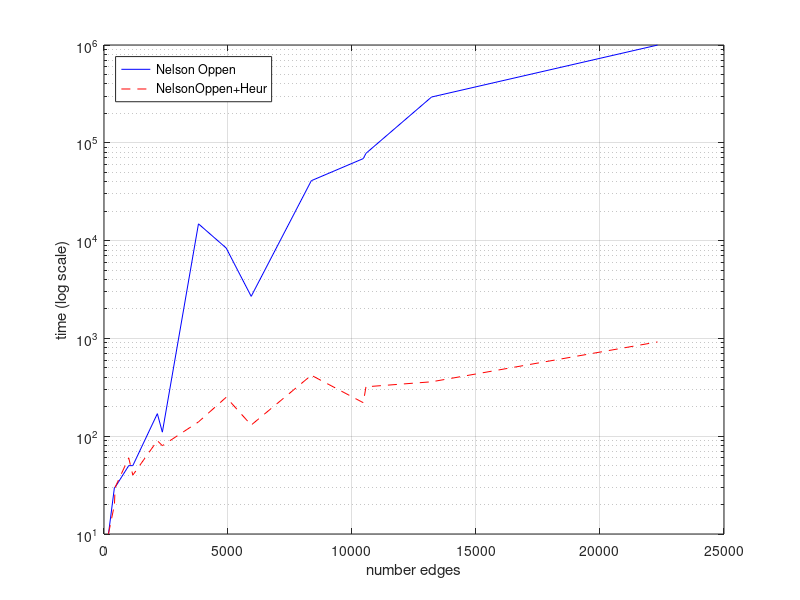
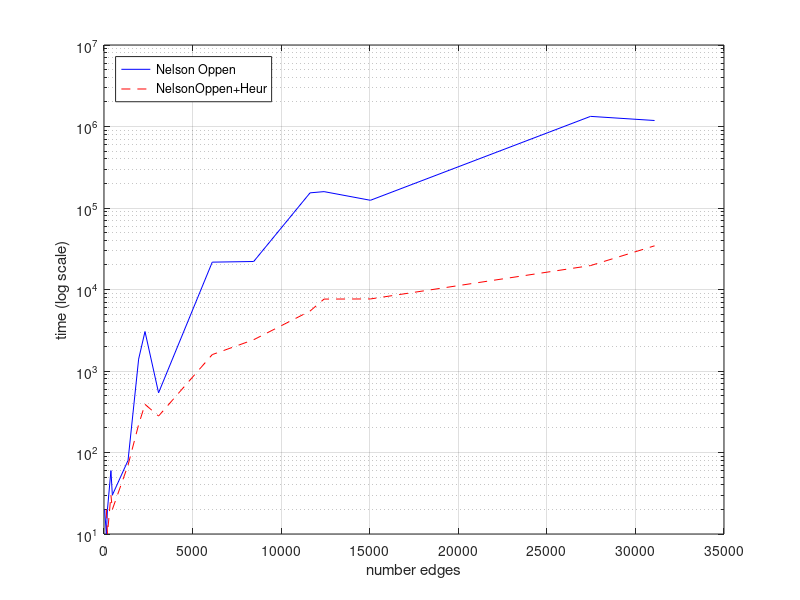

The MATLAB source for these figures, in order:
close all
clear all
clc
edgeRand=[50 180 421 448 997 1162 2151 2353 3809 4926 5935 8359 10455 10563 13207 22319];
timeRand_H=[0 10 20 30 60 40 90 80 140 250 130 420 220 320 360 920];
timeRand=[0 10 30 30 50 50 170 110 14840 8400 2690 40980 68960 78020 293820 997940];
figure
semilogy(edgeRand, timeRand, '-b', edgeRand, timeRand_H, '--r');
grid on
xlabel('number edges');
ylabel('time (log scale)');
hleg=legend('Nelson Oppen','NelsonOppen+Heur');
set(hleg,'Location','NorthWest');


edgeSodd=[36 131 195 391 471 1357 1955 2314 3080 6111 8450 11633 12422 15041 27466 31080];
timeSodd_H=[0 20 10 30 20 70 220 390 280 1590 2420 5440 7630 7660 19660 34350];
timeSodd=[20 10 20 60 30 80 1400 3050 540 21660 22060 153470 158840 124380 1331420 1184730];
figure
semilogy(edgeSodd, timeSodd, '-b', edgeSodd, timeSodd_H, '--r');
grid on
xlabel('number edges');
ylabel('time (log scale)');
hleg=legend('Nelson Oppen','NelsonOppen+Heur');
set(hleg,'Location','NorthWest');
